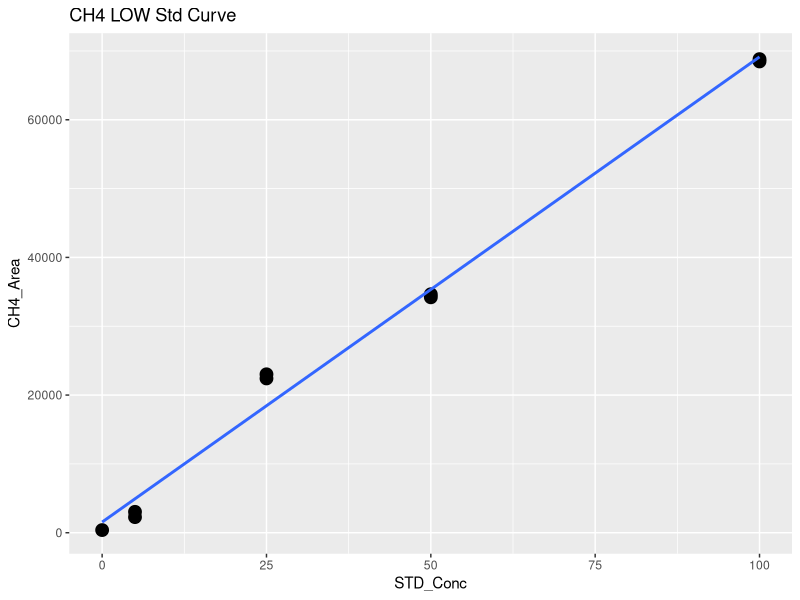
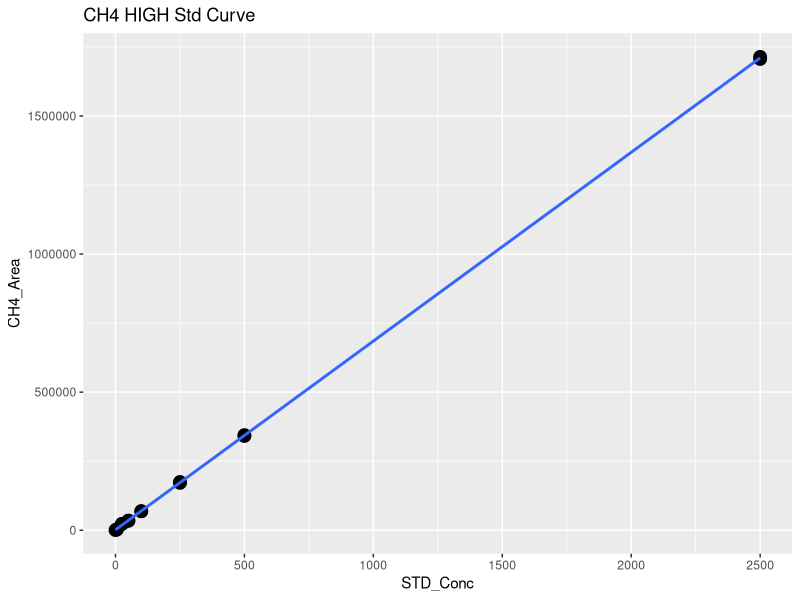
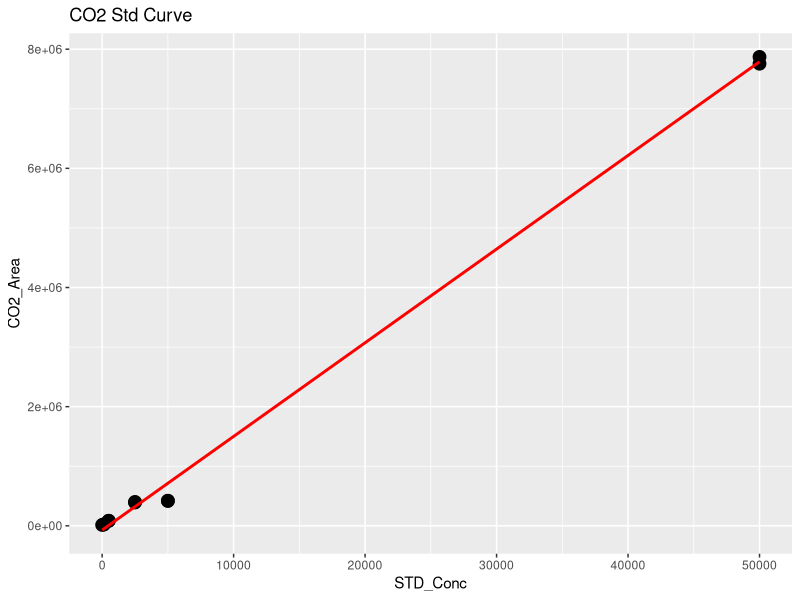
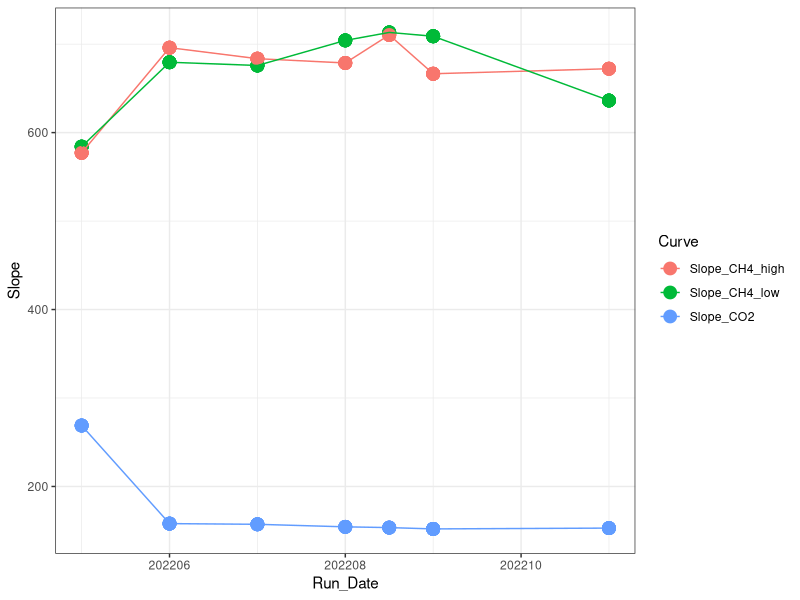

Here is the R script that generated these plots, in order: (Note: this script raises an error after producing the figures.)
## ---- chunk 1
library(dplyr)
library(ggplot2)
library(ggpubr)
library(stringr)
library(readxl)
library(tidyr)
library(tibble)
## ---- chunk 2

#Read in June Data 
raw <- read.csv("Raw Data/COMPASS_CBSYN_TGW_202207.csv")
head(raw)

#pull out methane standards
stds_ch4 <-  raw %>%  
  filter(str_detect(Sample_Type, "STD_CH4"))
#head(stds_ch4)

#split into high curve and low curve for CH4
stds_ch4_low <- stds_ch4  %>%  
  filter(!STD_Conc > 100)

#Low curve for CH4
CH4_Low <- ggplot(stds_ch4_low, aes(STD_Conc, CH4_Area)) + geom_point(size=4) + 
  geom_smooth(method = "lm", se = FALSE) + labs(title="CH4 LOW Std Curve")
CH4_Low

CH4_Low_lm <- lm(stds_ch4_low$CH4_Area ~ stds_ch4_low$STD_Conc)
summary(CH4_Low_lm)
cf <- coef(CH4_Low_lm)

#create data frame with 1 rows and 0 columns
Slope_CH4_low <- data.frame(matrix(ncol = 0, nrow = 1))
Slope_CH4_low$Curve <- "Slope_CH4_low"
Slope_CH4_low$R2 <- summary(CH4_Low_lm)$adj.r.squared
Slope_CH4_low$Slope <- cf[2]
Slope_CH4_low$Intercept <- cf[1]
#head(Slope_CH4_low)

#High curve for CH4
CH4_High <- ggplot(stds_ch4, aes(STD_Conc, CH4_Area)) + geom_point(size=4) + 
  geom_smooth(method = "lm", se = FALSE) + labs(title="CH4 HIGH Std Curve")
CH4_High

stds_ch4_lm <- lm(stds_ch4$CH4_Area ~ stds_ch4$STD_Conc)
summary(stds_ch4_lm)
cf <- coef(stds_ch4_lm)

#create data frame with 1 rows and 0 columns
Slope_CH4_high <- data.frame(matrix(ncol = 0, nrow = 1))
Slope_CH4_high$Curve <- "Slope_CH4_high"
Slope_CH4_high$R2 <- summary(stds_ch4_lm)$adj.r.squared
Slope_CH4_high$Slope <- cf[2]
Slope_CH4_high$Intercept <- cf[1]
#head(Slope_CH4_high)

#pull out co2 standards
stds_co2 <-  raw %>%  
  filter(str_detect(Sample_Type, "STD_CO2"))
#head(stds_co2)

#CO2 Curve
CO2_stds <- ggplot(stds_co2, aes(STD_Conc, CO2_Area)) + geom_point(size=4) + 
  geom_smooth(method = "lm", se = FALSE, color="red") + labs(title="CO2 Std Curve")
CO2_stds

stds_co2_lm <- lm(stds_co2$CO2_Area ~ stds_co2$STD_Conc)
summary(stds_co2_lm)
cf <- coef(stds_co2_lm)

#create data frame with 1 rows and 0 columns
Slope_CO2 <- data.frame(matrix(ncol = 0, nrow = 1))
Slope_CO2$Curve <- "Slope_CO2"
Slope_CO2$R2 <- summary(stds_co2_lm)$adj.r.squared
Slope_CO2$Slope <- cf[2]
Slope_CO2$Intercept <- cf[1]
#head(Slope_CO2)

#pull all the slopes together into one dataframe 
Slopes <- rbind(Slope_CH4_low, Slope_CH4_high, Slope_CO2)
#head(Slopes)

Slopes$Run_Date <- c(202207, 202207, 202207)

log <- read.csv("Raw Data/COMPASS_Synoptic_Varian_TGAS_QAQC_2022.csv")
head(log)
log <- log[ ,-c(1)]
log <- rbind(log, Slopes)

Slopes_chk <- ggplot(log, aes(Run_Date, Slope, col=Curve)) + geom_point(size=4) + geom_line() + theme_bw()
Slopes_chk

write.csv(log, "Raw Data/COMPASS_Synoptic_Varian_TGAS_QAQC_2022.csv")
## ---- chunk 3
#head(raw)

#pull out methane standards
Samples <-  raw %>%  
  filter(!str_detect(Sample_Type, "STD_CH4")) %>%  
  filter(!str_detect(Sample_Type, "STD_CO2")) %>%  
  filter(!str_detect(Sample_Type, "Blank")) %>%  
  filter(!str_detect(Sample_Type, "Chk_STD")) %>%  
   filter(!str_detect(Sample_Type, "CHKSTD")) %>%
  filter(!str_detect(Sample_Type, "CHK_STD")) %>%
  filter(!str_detect(Sample_Type, "NA"))
#head(Samples)

#Now flag any areas that are above the 100ppm area for CH4
Samples$CH4_Curve <- ifelse(Samples$CH4_Area >71000, "High", "Low")
#head(Samples)

#Calculate CH4 concentrations in ppm
Samples$CH4_Conc_ppm <- ifelse(Samples$CH4_Area >71000, (Samples$CH4_Area-Slope_CH4_high$Intercept)/Slope_CH4_high$Slope,                                       (Samples$CH4_Area-Slope_CH4_low$Intercept)/Slope_CH4_low$Slope )

#Calculate CO2 concentrations in ppm 
Samples$CO2_Conc_ppm <- ((Samples$CO2_Area-Slope_CO2$Intercept)/Slope_CO2$Slope) 

#head(Samples)

##########make flags for any dilutions needed 
#highest CH4 standard = 10000
#highest CO2 standard = 50000

Samples$CH4_Flag <- ifelse(Samples$CH4_Conc_ppm >10000, "Needs Dilution", "Within Range")
Samples$CO2_Flag <- ifelse(Samples$CO2_Conc_ppm >50000, "Needs Dilution", "Within Range")
#head(Samples)

## ---- chunk 4

chks <-  raw %>%  
  filter(!str_detect(Sample_Type, "STD_CH4")) %>%  
  filter(!str_detect(Sample_Type, "STD_CO2")) %>%  
  filter(!str_detect(Sample_Type, "Blank")) %>%  
  filter(!str_detect(Sample_Type, "Unknown")) %>%  
  filter(!str_detect(Sample_Type, "NA"))
#head(chks)

#Calculate CH4 concentrations in ppm
chks$CH4_Conc_ppm <- ifelse(chks$CH4_Area >71000, 
                      (chks$CH4_Area-Slope_CH4_high$Intercept)/Slope_CH4_high$Slope,                                       (chks$CH4_Area-Slope_CH4_low$Intercept)/Slope_CH4_low$Slope )

#Calculate CO2 concentrations in ppm 
chks$CO2_Conc_ppm <- ((chks$CO2_Area-Slope_CO2$Intercept)/Slope_CO2$Slope)



#change this if check standard concentrations are different 
level_ch4 <- 100      #ppm
level_co2 <- 500   #ppm

#calculate percent difference of check standards 
chks$Ch4_diff <- ((chks$CH4_Conc_ppm - level_ch4)/((chks$CH4_Conc_ppm + level_ch4)/2)) * 100
chks$CH4_diff_flag <-  ifelse(chks$Ch4_diff <10, 'YES', 'NO, rerun')

chks$CO2_diff <- ((chks$CO2_Conc_ppm - level_co2)/((chks$CO2_Conc_ppm + level_co2)/2)) * 100
chks$CO2_diff_flag <-  ifelse(chks$CO2_diff <10, 'YES', 'NO, rerun')

#now plot the Ch4 concentrations and the CO2 concentrations vs. the expected concentration 
#then also make the color the percent difference between the expected and observed concentration 

ch4_chk <-  ggplot(data = chks, aes(x = Sample_ID, y = CH4_Conc_ppm, fill=CH4_diff_flag)) +
       geom_bar(stat = 'identity') + 
        scale_fill_manual(values=c("darkgreen", "darkgrey"))+
        #scale_fill_gradient2(low='red', mid='white', high='blue', space='Lab') + 
        theme_classic() + labs(x= " ", y="Percent Difference  (%)", title="Check Stds: CH4") + 
        theme(legend.position="bottom") +  geom_hline(yintercept=level_ch4, linetype="dashed", 
                color = "black", size=1)


co2_chk <-  ggplot(data = chks, aes(x = Sample_ID, y = CO2_Conc_ppm, fill=CO2_diff_flag)) +
       geom_bar(stat = 'identity') + 
        scale_fill_manual(values=c("darkgreen", "darkgrey"))+
        #scale_fill_gradient2(low='red', mid='white', high='blue', space='Lab') + 
        theme_classic() + labs(x= " ", y="Percent Difference  (%)", title="Check Stds: CO2") + 
        theme(legend.position="bottom") +  geom_hline(yintercept=level_co2, linetype="dashed", 
                color = "black", size=1)

ggarrange(ch4_chk, co2_chk, nrow=1, ncol=2)


## ---- chunk 5

#multiply the concentration by the dilution factor
Samples$CH4_Conc_ppm_dilcorr <- (Samples$CH4_Conc_ppm * Samples$Dilution_Factor)

Samples$CO2_Conc_ppm_dilcorr <- (Samples$CO2_Conc_ppm * Samples$Dilution_Factor)

#check results
#head(Samples)

#quick first look at the samples 
ch4_samples <-  ggplot(data = Samples, aes(x = Sample_ID, y = CH4_Conc_ppm, fill=CH4_Flag)) +
       geom_bar(stat = 'identity') + 
        scale_fill_manual(values=c( "red","darkgreen" ))+
        #scale_fill_gradient2(low='red', mid='white', high='blue', space='Lab') + 
        theme_classic() + labs(x= " ", y="CH4 (ppm)", title="CH4: Green = Within Range") + 
        theme(legend.position="none") 


co2_samples <-  ggplot(data = Samples, aes(x = Sample_ID, y = CO2_Conc_ppm, fill=CO2_Flag)) +
       geom_bar(stat = 'identity') + 
        scale_fill_manual(values=c( "darkgreen", "red"))+
        #scale_fill_gradient2(low='red', mid='white', high='blue', space='Lab') + 
        theme_classic() + labs(x= " ", y="CO2 (ppm)", title="CO2: Green = Within Range") + 
        theme(legend.position="none") 

ggarrange(ch4_samples, co2_samples, nrow=1, ncol=2)


## ---- chunk 6
#check results
head(Samples)

#pull out what we need 
Samples1 <- Samples[ ,c(1:3,5:9,13, 18:21)]
head(Samples1)

Samples1 <- Samples1 %>%
  separate(Sample_ID, into = c("Site", "Gas_Sample", "Zone", "Tree_Code", "Replicate"), sep = "_", remove = FALSE) %>%
  mutate(Tree_Info = case_when(
    Tree_Code == "DS" ~ "Dead Standing",
    Tree_Code == "SF" ~ "Sapflow Monitoring",
    TRUE ~ "Other"  # Optional: handles any values that aren't DS or SF
  )) %>%
  mutate(Status = case_when(
    Tree_Code == "DS" ~ "Dead Standing",
    Tree_Code == "SF" ~ "Living",
    TRUE ~ "Other"  
  )) %>%
  mutate(Project = "COMPASS: Synoptic", 
         Region = "CB") %>%
  rename( Year = Sample_Year,
          Month = Sample_Month,
          CH4_ppm = CH4_Conc_ppm_dilcorr , 
          CO2_ppm = CO2_Conc_ppm_dilcorr )  %>%
  mutate(CH4_Flag = case_when(
    CH4_Flag == "Needs_Dilution" ~ "Over Std Curve Range",
    TRUE ~ "Within Std Curve Range"  
  )) %>%
  mutate(CO2_Flag = case_when(
    CO2_Flag == "Needs_Dilution" ~ "Over Std Curve Range",
    TRUE ~ "Within Std Curve Range"  
  ))

final <- Samples1 %>%
  select( "Project", "Region" , "Year","Month" ,"Site", "Zone", "Gas_Sample",
          "Sample_ID", "Tree_Code", "Replicate", "Status", "Tree_Info",
          "CH4_ppm", "CH4_Flag", "CO2_ppm", "CO2_Flag")

write.csv(final, "Processed Data/COMPASS_Synoptic_TGW_202207_Processed.csv")

